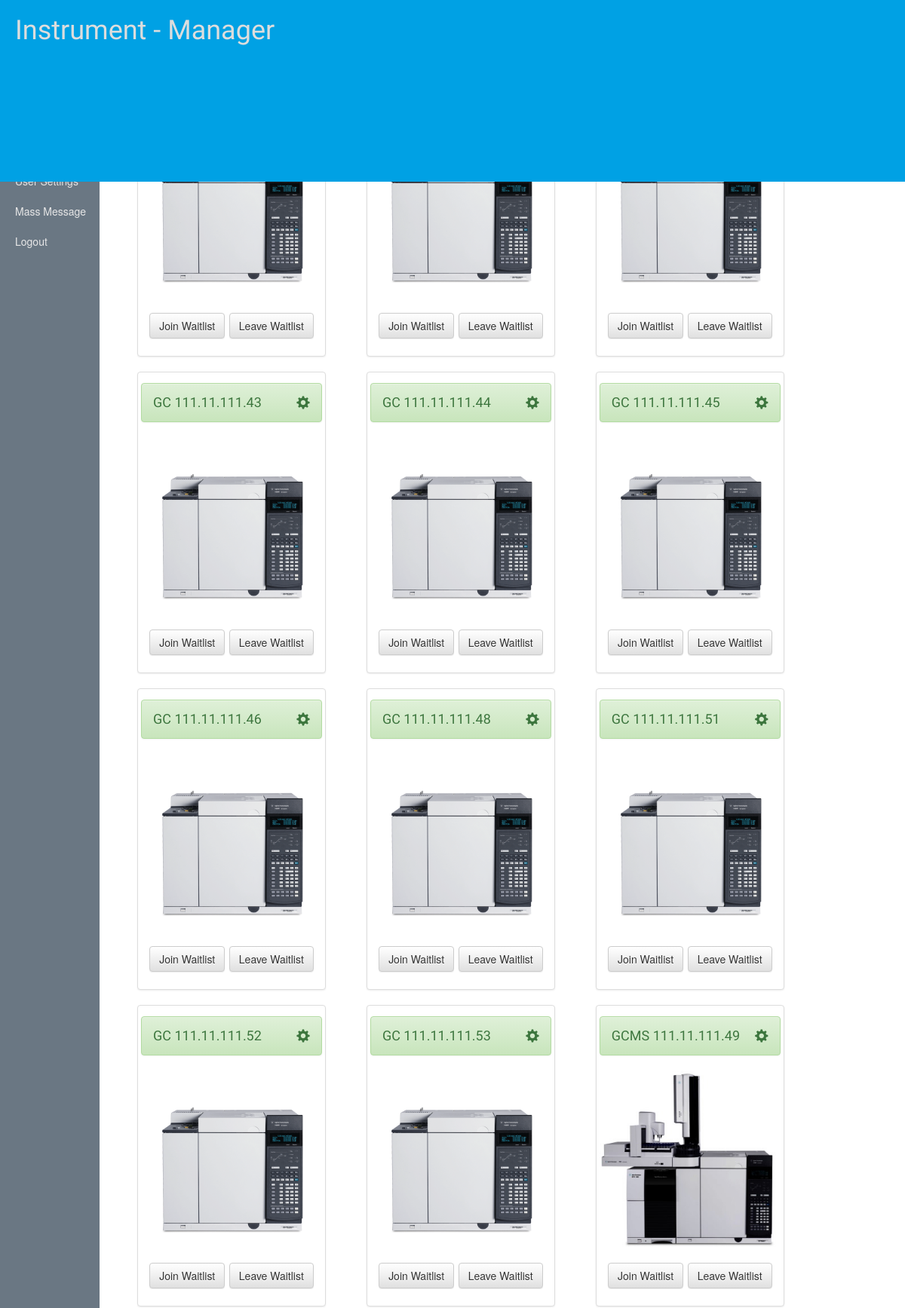
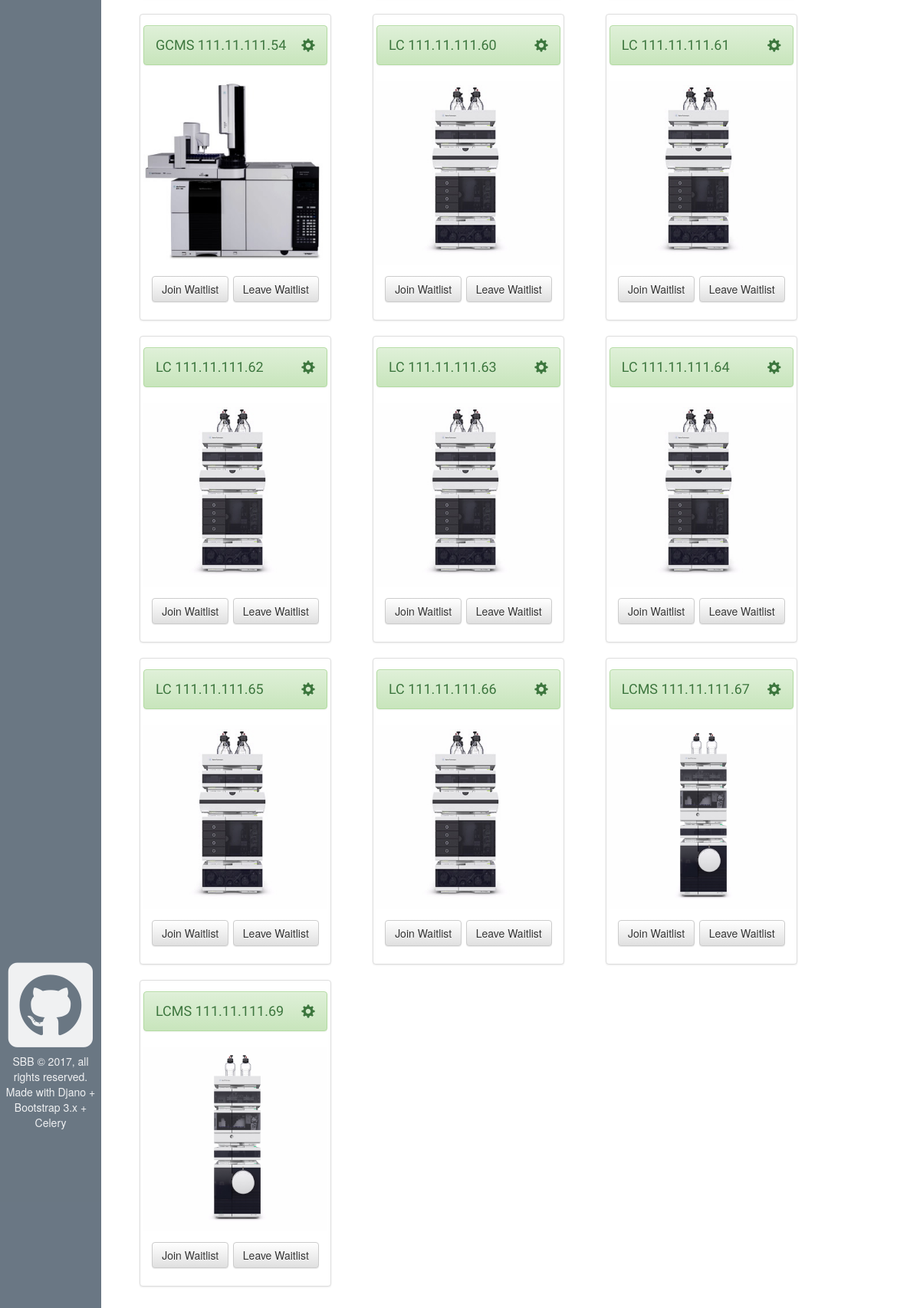
The app's page / (signed in) with its own data (2 pictures, top to bottom).
### blog/models.py (models this page shows, shortened)
class Instrument(models.Model):
    instrument_options = (
        ('LC', 'LC'),
        ('LCMS', 'LCMS'),
        ('GC', 'GC'),
        ('GCMS', 'GCMS'),
    )
    instrument_status_options = (
        ('Available', 'Available'),
        ('In Use', 'In Use'),
        ('Out of Order', 'Out of Order'),
    )
    instrument_type = models.CharField(max_length=50, choices=instrument_options, default='LC')
    instrument_status = models.CharField(max_length=50, choices=instrument_status_options, default='Available')
    ip_address = models.GenericIPAddressField(protocol='IPv4')
    ip_address_2 = models.GenericIPAddressField(protocol='IPv4', null=True, blank=True)
    instrument_name = models.CharField(max_length=50)
    instrument_image = models.ImageField(upload_to='images')
    instrument_current_owner = models.ForeignKey(User, unique=False, null=True, blank= True)
    instrument_connection = models.BooleanField(default=True)
    instrument_detector_1 = models.CharField(max_length=50, null=True, blank=True)
    instrument_detector_2 = models.CharField(max_length=50, null=True, blank=True)
    instrument_detector_3 = models.CharField(max_length=50, null=True, blank=True)
    instrument_sampler_1 = models.CharField(max_length=50, null=True, blank=True)
    instrument_sampler_2 = models.CharField(max_length=50, null=True, blank=True)
    instrument_pump = models.CharField(max_length=50, null=True, blank=True)
    instrument_column_compartment = models.CharField(max_length=50, null=True, blank=True)
    class Meta:
        unique_together = ('instrument_type', 'ip_address')

### blog/views.py (the view)
# urls.py: url(r'^$', views.instrument_list, name='instrument_list'),
@login_required
def instrument_list(request):
    instruments = Instrument.objects.all().order_by('instrument_name')
    checklists = Checklist.objects.all().order_by('created_date')
    return render(request, 'blog/instrument_list.html', {'instruments': instruments, 'checklists': checklists})

### blog/templates/blog/instrument_list.html (shortened to what this page needs)
{% extends 'blog/base.html' %}
{% block instruments %}class="active"{% endblock %}
{% load staticfiles %}
{% load tables %}
{% block content %}
    <div class ="list">
    <div class="container-fluid">
        <div class="row">
            {% for instrument in instruments %}
                    <div class="thumbnail">
                        {% if instrument.instrument_status == "Out of Order" %}
                            <h4 class="alert alert-danger" role="alert">
                                <a href="{% url 'instrument_detail' pk=instrument.pk %}">{{ instrument.instrument_type }} {{instrument.ip_address }}
                                    {% if instrument.ip_address_2 %}
                                        {{instrument.ip_address_2 }}
                                    {% endif %}
                                </a>
                                {% if user.is_staff %}
                                    <a href="{% url 'instrument_edit' pk=instrument.pk %}"><span class="glyphicon glyphicon-cog"></span></a>
                                {% endif %}
                            </h4>
                        {% elif instrument.instrument_status == "Available" %}
                            <h4 class="alert alert-success" role="alert">
                                <a href="{% url 'instrument_detail' pk=instrument.pk %}">{{ instrument.instrument_type }} {{instrument.ip_address }}
                                </a>
                                {% if user.is_staff %}
                                    <a href="{% url 'instrument_edit' pk=instrument.pk %}"><span class="glyphicon glyphicon-cog"></span></a>
                                {% endif %}
                            </h4>
                        {% endif %}
                        {% if instrument.instrument_status == "Available" %}
                            <img src="{{instrument.instrument_image.url}}" alt="Not Found"/>
                        {% endif %}
                        {% if instrument.instrument_current_owner == user and instrument.instrument_connection == True %}
                            <h5>
                                <a href="{% url 'instrument_close_connection' pk=instrument.pk %}" class="btn btn-default role="button">Ready to test</a>
                                <span><a href="{% url 'release_detail' pk=instrument.pk %}" class="btn btn-default" role="button">Leave Waitlist</a></span>
                            </h5>
                        {% elif instrument.instrument_current_owner == user and instrument.instrument_connection == False %}
                            <h5>
                                <a href="{% url 'instrument_open_connection' pk=instrument.pk %}" class="btn btn-default role="button">I'm done testing!</a>
                            </h5>
                        {% else %}
                            <h5>
                                <a href="{% url 'checkout_detail' pk=instrument.pk %}" class="btn btn-default role="button">Join Waitlist</a>
                                <span><a href="{% url 'release_detail' pk=instrument.pk %}" class="btn btn-default" role="button">Leave Waitlist</a></span>
                            </h5>
                        {% endif %}
                    </div>
            {% endfor %}
        </div>
    </div>
    </div>
{% endblock %}

### blog/static/css/blog.css (style rules this page uses)
h1, h2, h3, h4 { font-family: 'Lobster', cursive; }
h5 { font-size: 20px; list-style: decimal; padding-top: 2%; }
.thumbnail { display: inline-block; margin-left: 50px; height: 400px; width: 250px; }
.thumbnail h4 a span { float: right; }
.thumbnail h5 { text-align: center; }
.alert-success a { color: #3c763d; background-color: transparent; text-decoration: none; }

### records on screen
Instrument: instrument_image (picture), shows "Join Waitlist"
Instrument: instrument_image (picture), shows "Join Waitlist"
Instrument: instrument_image (picture), shows "Join Waitlist"
Instrument: instrument_type "GC", ip_address "111.11.111.43", instrument_image (picture), shows "Join Waitlist"
Instrument: instrument_type "GC", ip_address "111.11.111.44", instrument_image (picture), shows "Join Waitlist"
Instrument: instrument_type "GC", ip_address "111.11.111.45", instrument_image (picture), shows "Join Waitlist"
Instrument: instrument_type "GC", ip_address "111.11.111.46", instrument_image (picture), shows "Join Waitlist"
Instrument: instrument_type "GC", ip_address "111.11.111.48", instrument_image (picture), shows "Join Waitlist"
Instrument: instrument_type "GC", ip_address "111.11.111.51", instrument_image (picture), shows "Join Waitlist"
Instrument: instrument_type "GC", ip_address "111.11.111.52", instrument_image (picture), shows "Join Waitlist"
Instrument: instrument_type "GC", ip_address "111.11.111.53", instrument_image (picture), shows "Join Waitlist"
Instrument: instrument_type "GCMS", ip_address "111.11.111.49", instrument_image (picture), shows "Join Waitlist"
Instrument: instrument_type "GCMS", ip_address "111.11.111.54", instrument_image (picture), shows "Join Waitlist"
Instrument: instrument_type "LC", ip_address "111.11.111.60", instrument_image (picture), shows "Join Waitlist"
Instrument: instrument_type "LC", ip_address "111.11.111.61", instrument_image (picture), shows "Join Waitlist"
Instrument: instrument_type "LC", ip_address "111.11.111.62", instrument_image (picture), shows "Join Waitlist"
Instrument: instrument_type "LC", ip_address "111.11.111.63", instrument_image (picture), shows "Join Waitlist"
Instrument: instrument_type "LC", ip_address "111.11.111.64", instrument_image (picture), shows "Join Waitlist"
Instrument: instrument_type "LC", ip_address "111.11.111.65", instrument_image (picture), shows "Join Waitlist"
Instrument: instrument_type "LC", ip_address "111.11.111.66", instrument_image (picture), shows "Join Waitlist"
Instrument: instrument_type "LCMS", ip_address "111.11.111.67", instrument_image (picture), shows "Join Waitlist"
Instrument: instrument_type "LCMS", ip_address "111.11.111.69", instrument_image (picture), shows "Join Waitlist"
